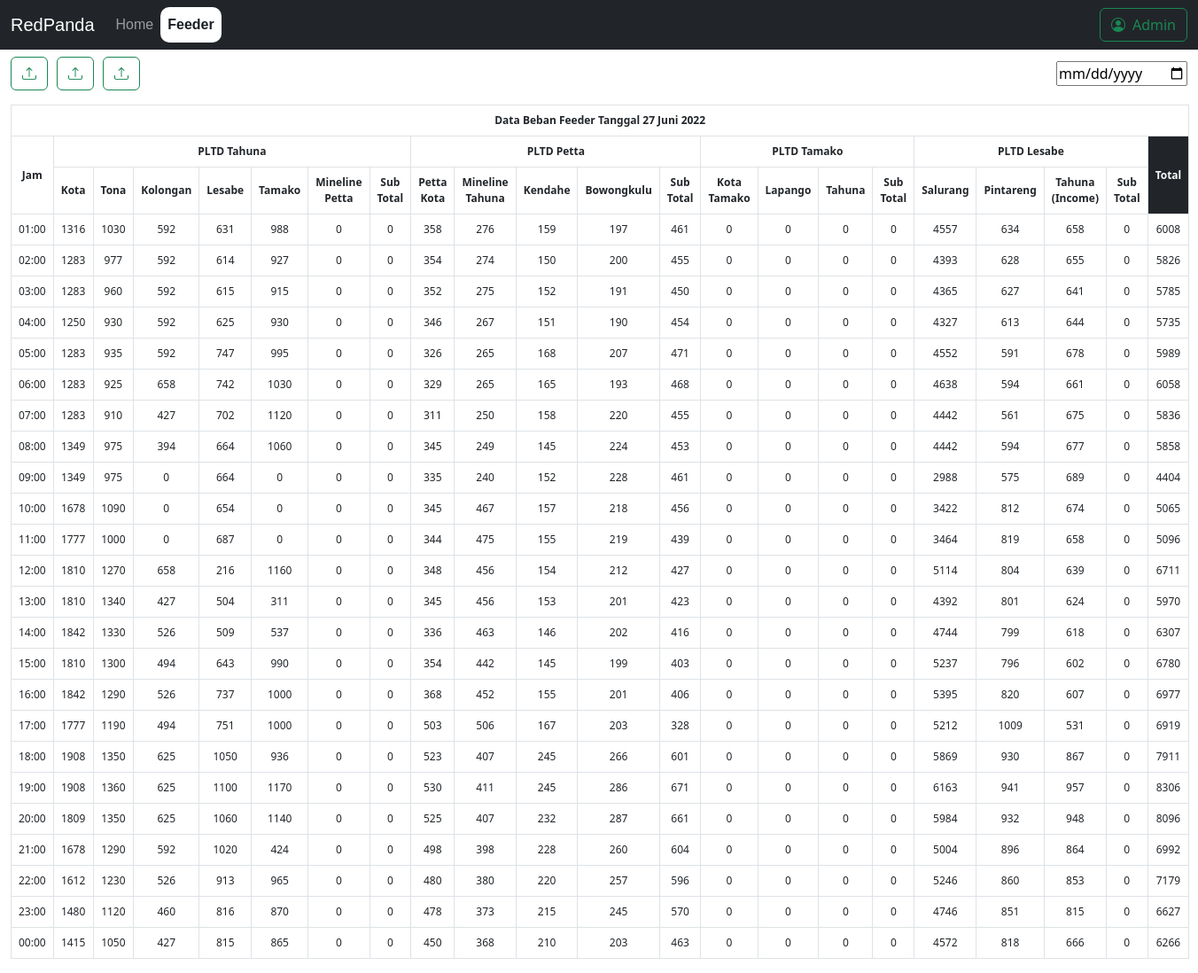
The page /data-feeder on the database its author committed.
### app/models/feeder.py (models this page shows, shortened)
class Feeder(db.Model):
    id = db.Column(db.Integer, primary_key=True, autoincrement=True)
    tanggal = db.Column(db.String(30), nullable=False)
    jam = db.Column(db.String(10), nullable=False)
    kota = db.Column(db.Integer, nullable=True, default=0)
    tona = db.Column(db.Integer, nullable=True, default=0)
    kolongan = db.Column(db.Integer, nullable=True, default=0)
    lesabe = db.Column(db.Integer, nullable=True, default=0)
    tamako = db.Column(db.Integer, nullable=True, default=0)
    mainlinepetta = db.Column(db.Integer, nullable=True, default=0)
    pettakota = db.Column(db.Integer, nullable=True, default=0)
    mainlinetahuna = db.Column(db.Integer, nullable=True, default=0)
    kendahe = db.Column(db.Integer, nullable=True, default=0)
    bowongkulu = db.Column(db.Integer, nullable=True, default=0)
    kotatamako = db.Column(db.Integer, nullable=True, default=0)
    lapango = db.Column(db.Integer, nullable=True, default=0)
    tahuna = db.Column(db.Integer, nullable=True, default=0)
    salurang = db.Column(db.Integer, nullable=True, default=0)
    pintareng = db.Column(db.Integer, nullable=True, default=0)
    tahunaincome = db.Column(db.Integer, nullable=True, default=0)

### app/routes.py (the view)
@app.route('/data-feeder', methods=['GET','POST'])
def data_feeder():
    if request.method == 'POST':
        feeder = request.files['feeder']
        data_excel = pd.read_excel(feeder)
        data_excel.to_sql(name='feeder', con=conn, if_exists='append', index=False)
    feeder_sql = pd.read_sql('feeder', con=conn).iloc[0:24,2:]
    feeder_sql['pltd_tahuna'] = feeder_sql.iloc[0:24,1:6].sum(axis=1)
    feeder_sql['pltd_petta'] = feeder_sql.iloc[0:24,7:10].sum(axis=1)
    feeder_sql['pltd_tamako'] = feeder_sql.iloc[0:24,11:13].sum(axis=1)
    feeder_sql['pltd_lesabe'] = feeder_sql.iloc[0:24,14:16].sum(axis=1)
    feeder_sql['total'] = feeder_sql.iloc[0:24,1:16].sum(axis=1)
    return render_template('pages/feeder/data-feeder.html', title='Data Feeder | RedPanda', active_feeder='active', columns=feeder_sql.columns.values, rows=list(feeder_sql.values.tolist()), zip=zip)

### app/templates/pages/feeder/data-feeder.html (shortened to what this page needs)
{% extends 'layouts/base.html' %}  {% block content %}
<main class="container-fluid data-feeder">
  <div class="row mb-3">
    <div class="col-6 nav-btn d-flex justify-content-start align-items-center">
      <a href="" class="btn btn-outline-success" data-bs-toggle="modal" data-bs-target="#modal-upload-data-feeder"><i class="bi-upload" data-bs-toggle="tooltip" data-bs-placement="top" title="Upload File"></i></a>
      <a href="" class="btn btn-outline-success" data-bs-toggle="modal" data-bs-target="#modal-upload-data-feeder"><i class="bi-upload" data-bs-toggle="tooltip" data-bs-placement="top" title="Upload File"></i></a>
      <a href="" class="btn btn-outline-success" data-bs-toggle="modal" data-bs-target="#modal-upload-data-feeder"><i class="bi-upload" data-bs-toggle="tooltip" data-bs-placement="top" title="Upload File"></i></a>
    </div>
    <div class="col-6 d-flex justify-content-end align-items-center">
      <form action="" class="d-inline">
        <input type="date" name="tanggal" value="" onchange="this.form.submit()" />
      </form>
    </div>
  </div>
  <div class="row">
    <div class="col-12">
      <table class="table table-bordered text-center beban-feeder">
        <thead>
          <tr>
            <th scope="col" colspan="22">Data Beban Feeder Tanggal 27 Juni 2022</th>
          </tr>
          <tr>
            <th scope="col" rowspan="2" class="align-middle">Jam</th>
            <th scope="col" colspan="7">PLTD Tahuna</th>
            <th scope="col" colspan="5">PLTD Petta</th>
            <th scope="col" colspan="4">PLTD Tamako</th>
            <th scope="col" colspan="4">PLTD Lesabe</th>
            <th scope="col" rowspan="2" class="bg-dark text-light align-middle">Total</th>
          </tr>
          <tr>
            <th scope="col" class="align-middle">Kota</th>
            <th scope="col" class="align-middle">Tona</th>
            <th scope="col" class="align-middle">Kolongan</th>
            <th scope="col" class="align-middle">Lesabe</th>
            <th scope="col" class="align-middle">Tamako</th>
            <th scope="col">Mineline Petta</th>
            <th scope="col">Sub Total</th>
            <th scope="col">Petta Kota</th>
            <th scope="col">Mineline Tahuna</th>
            <th scope="col" class="align-middle">Kendahe</th>
            <th scope="col" class="align-middle">Bowongkulu</th>
            <th scope="col">Sub Total</th>
            <th scope="col">Kota Tamako</th>
            <th scope="col" class="align-middle">Lapango</th>
            <th scope="col" class="align-middle">Tahuna</th>
            <th scope="col">Sub Total</th>
            <th scope="col" class="align-middle">Salurang</th>
            <th scope="col" class="align-middle">Pintareng</th>
            <th scope="col">Tahuna (Income)</th>
            <th scope="col">Sub Total</th>
          </tr>
        </thead>
        <tbody>
          {% for row in rows %}
          <tr>
            {% for col, row_ in zip(columns, row) %}
            <td>{{row_}}</td>
            {% endfor %}
          </tr>
          {% endfor %}
        </tbody>
      </table>
    </div>
  </div>
</main>
{% endblock %}

### app/templates/layouts/base.html (shortened to what this page needs)
<!DOCTYPE html>
<html lang="en">
  <head>
    {% include 'includes/styles.html' %}{% block title %} {% endblock %}
  </head>
  <body>
    {% include 'includes/navbar.html' %}{% block content %} {% endblock %} {% include 'includes/scripts.html' %}
  </body>
</html>

### app/templates/includes/styles.html (shortened to what this page needs)
<link href="https://cdn.jsdelivr.net/npm/bootstrap@5.2.0-beta1/dist/css/bootstrap.min.css" rel="stylesheet" />
<link rel="stylesheet" href="https://cdn.jsdelivr.net/npm/bootstrap-icons@1.8.2/font/bootstrap-icons.css" />
<link rel="stylesheet" href="{{ url_for('static', filename='css/style.css' ) }}" />
<link rel="stylesheet" href="{{ url_for('static', filename='css/variables.css' ) }}" />

### app/templates/includes/navbar.html (shortened to what this page needs)
<nav class="navbar navbar-expand-md navbar-dark fixed-top bg-dark">
  <div class="container-fluid">
    <a class="navbar-brand" href="#">RedPanda</a>
    <div class="collapse navbar-collapse" id="navbarCollapse">
      <ul class="navbar-nav me-auto mb-2 mb-md-0">
        <li class="nav-item">
          <a class="nav-link {{active_home}}" aria-current="page" href="/">Home</a>
        </li>
        <li class="nav-item">
          <a class="nav-link {{active_feeder}}" href="{{ url_for('forecast_feeder' ) }}">Feeder</a>
        </li>
      </ul>
      <button class="btn btn-outline-success"><i class="bi-person-circle me-2"></i>Admin</button>
    </div>
  </div>
</nav>

### app/static/css/style.css (style rules this page uses)
:root { scroll-behavior: smooth; }
h1, h2, h3, h4, h5, h6, p, a { font-family: var(--font-primary); color: var(--color-text); }
body { padding-top: 4rem; }
.navbar .navbar-nav .active { background-color: var(--color-bg); color: var(--color-text); font-weight: 700; border-radius: 10px; }
.data-feeder { width: 100%; }
.data-feeder .nav-btn .btn:not(:first-child) { width: min-content; margin-left: 10px; }
.data-feeder .beban-feeder { font-size: 12px; }

### app/static/css/variables.css (style rules this page uses)
:root { --font-default: "Open Sans", system-ui, -apple-system, "Segoe UI", Roboto, "Helvetica Neue", Arial, "Noto Sans", "Liberation Sans", sans-serif, "Apple Color Emoji", "Segoe UI Emoji", "Segoe UI Symbol", "Noto Color Emoji"; --font-primary: "Source Sans Pro", sans-serif; --font-secondary: "Poppins", sans-serif; --color-bg: #fff; --color-text: #1a1f24; --color-text2: #45505b; --color-btn: #ee2110; --color-btn-hover: #ee2210d5; --color-btn2: #4a0e03; --color-btn2-hover: #4a0e03d5; }

### rows shown on the page
Feeder: jam "01:00", row_ "1316" "1030" "592" "631" "988" "0" "0" "358" "276" "159" "197" "461" "0" "0" "0" "0" "4557" "634" "658" "0" "6008"
Feeder: jam "02:00", row_ "1283" "977" "592" "614" "927" "0" "0" "354" "274" "150" "200" "455" "0" "0" "0" "0" "4393" "628" "655" "0" "5826"
Feeder: jam "03:00", row_ "1283" "960" "592" "615" "915" "0" "0" "352" "275" "152" "191" "450" "0" "0" "0" "0" "4365" "627" "641" "0" "5785"
Feeder: jam "04:00", row_ "1250" "930" "592" "625" "930" "0" "0" "346" "267" "151" "190" "454" "0" "0" "0" "0" "4327" "613" "644" "0" "5735"
Feeder: jam "05:00", row_ "1283" "935" "592" "747" "995" "0" "0" "326" "265" "168" "207" "471" "0" "0" "0" "0" "4552" "591" "678" "0" "5989"
Feeder: jam "06:00", row_ "1283" "925" "658" "742" "1030" "0" "0" "329" "265" "165" "193" "468" "0" "0" "0" "0" "4638" "594" "661" "0" "6058"
Feeder: jam "07:00", row_ "1283" "910" "427" "702" "1120" "0" "0" "311" "250" "158" "220" "455" "0" "0" "0" "0" "4442" "561" "675" "0" "5836"
Feeder: jam "08:00", row_ "1349" "975" "394" "664" "1060" "0" "0" "345" "249" "145" "224" "453" "0" "0" "0" "0" "4442" "594" "677" "0" "5858"
Feeder: jam "09:00", row_ "1349" "975" "0" "664" "0" "0" "0" "335" "240" "152" "228" "461" "0" "0" "0" "0" "2988" "575" "689" "0" "4404"
Feeder: jam "10:00", row_ "1678" "1090" "0" "654" "0" "0" "0" "345" "467" "157" "218" "456" "0" "0" "0" "0" "3422" "812" "674" "0" "5065"
Feeder: jam "11:00", row_ "1777" "1000" "0" "687" "0" "0" "0" "344" "475" "155" "219" "439" "0" "0" "0" "0" "3464" "819" "658" "0" "5096"
Feeder: jam "12:00", row_ "1810" "1270" "658" "216" "1160" "0" "0" "348" "456" "154" "212" "427" "0" "0" "0" "0" "5114" "804" "639" "0" "6711"
Feeder: jam "13:00", row_ "1810" "1340" "427" "504" "311" "0" "0" "345" "456" "153" "201" "423" "0" "0" "0" "0" "4392" "801" "624" "0" "5970"
Feeder: jam "14:00", row_ "1842" "1330" "526" "509" "537" "0" "0" "336" "463" "146" "202" "416" "0" "0" "0" "0" "4744" "799" "618" "0" "6307"
Feeder: jam "15:00", row_ "1810" "1300" "494" "643" "990" "0" "0" "354" "442" "145" "199" "403" "0" "0" "0" "0" "5237" "796" "602" "0" "6780"
Feeder: jam "16:00", row_ "1842" "1290" "526" "737" "1000" "0" "0" "368" "452" "155" "201" "406" "0" "0" "0" "0" "5395" "820" "607" "0" "6977"
Feeder: jam "17:00", row_ "1777" "1190" "494" "751" "1000" "0" "0" "503" "506" "167" "203" "328" "0" "0" "0" "0" "5212" "1009" "531" "0" "6919"
Feeder: jam "18:00", row_ "1908" "1350" "625" "1050" "936" "0" "0" "523" "407" "245" "266" "601" "0" "0" "0" "0" "5869" "930" "867" "0" "7911"
Feeder: jam "19:00", row_ "1908" "1360" "625" "1100" "1170" "0" "0" "530" "411" "245" "286" "671" "0" "0" "0" "0" "6163" "941" "957" "0" "8306"
Feeder: jam "20:00", row_ "1809" "1350" "625" "1060" "1140" "0" "0" "525" "407" "232" "287" "661" "0" "0" "0" "0" "5984" "932" "948" "0" "8096"
Feeder: jam "21:00", row_ "1678" "1290" "592" "1020" "424" "0" "0" "498" "398" "228" "260" "604" "0" "0" "0" "0" "5004" "896" "864" "0" "6992"
Feeder: jam "22:00", row_ "1612" "1230" "526" "913" "965" "0" "0" "480" "380" "220" "257" "596" "0" "0" "0" "0" "5246" "860" "853" "0" "7179"
Feeder: jam "23:00", row_ "1480" "1120" "460" "816" "870" "0" "0" "478" "373" "215" "245" "570" "0" "0" "0" "0" "4746" "851" "815" "0" "6627"
Feeder: jam "00:00", row_ "1415" "1050" "427" "815" "865" "0" "0" "450" "368" "210" "203" "463" "0" "0" "0" "0" "4572" "818" "666" "0" "6266"
